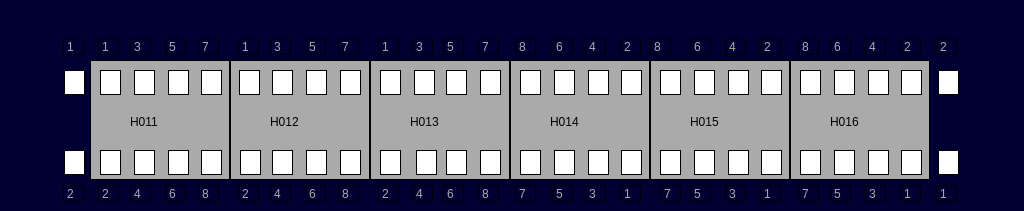
<?xml version="1.0" encoding="UTF-8"?>
<ui version="4.0">
 <class>VehicleDoorPage</class>
 <widget class="QWidget" name="VehicleDoorPage">
  <property name="geometry">
   <rect>
    <x>0</x>
    <y>0</y>
    <width>1024</width>
    <height>211</height>
   </rect>
  </property>
  <property name="windowTitle">
   <string>Form</string>
  </property>
  <property name="styleSheet">
   <string notr="true">QWidget
{
	background-color: rgb(0,0,50);
}
QLabel
{

font:24px,&quot;微软雅黑&quot;;
border:1px solid black;
}</string>
  </property>
  <widget class="QLabel" name="LBLM2">
   <property name="geometry">
    <rect>
     <x>510</x>
     <y>60</y>
     <width>140</width>
     <height>120</height>
    </rect>
   </property>
   <property name="styleSheet">
    <string notr="true">background-color:rgb(170,170,170);</string>
   </property>
   <property name="text">
    <string/>
   </property>
  </widget>
  <widget class="QLabel" name="LBLTC1">
   <property name="geometry">
    <rect>
     <x>90</x>
     <y>60</y>
     <width>140</width>
     <height>120</height>
    </rect>
   </property>
   <property name="styleSheet">
    <string notr="true">background-color:rgb(170,170,170);</string>
   </property>
   <property name="text">
    <string/>
   </property>
  </widget>
  <widget class="QLabel" name="LBLMP1">
   <property name="geometry">
    <rect>
     <x>230</x>
     <y>60</y>
     <width>140</width>
     <height>120</height>
    </rect>
   </property>
   <property name="styleSheet">
    <string notr="true">background-color:rgb(170,170,170);</string>
   </property>
   <property name="text">
    <string/>
   </property>
  </widget>
  <widget class="QLabel" name="LBLM1">
   <property name="geometry">
    <rect>
     <x>370</x>
     <y>60</y>
     <width>140</width>
     <height>120</height>
    </rect>
   </property>
   <property name="styleSheet">
    <string notr="true">background-color:rgb(170,170,170);</string>
   </property>
   <property name="text">
    <string/>
   </property>
  </widget>
  <widget class="QLabel" name="LBLTC2">
   <property name="geometry">
    <rect>
     <x>790</x>
     <y>60</y>
     <width>140</width>
     <height>120</height>
    </rect>
   </property>
   <property name="styleSheet">
    <string notr="true">background-color:rgb(170,170,170);</string>
   </property>
   <property name="text">
    <string/>
   </property>
  </widget>
  <widget class="QLabel" name="LBLMP2">
   <property name="geometry">
    <rect>
     <x>650</x>
     <y>60</y>
     <width>140</width>
     <height>120</height>
    </rect>
   </property>
   <property name="styleSheet">
    <string notr="true">background-color:rgb(170,170,170);</string>
   </property>
   <property name="text">
    <string/>
   </property>
  </widget>
  <widget class="QLabel" name="lbl_door4_6">
   <property name="geometry">
    <rect>
     <x>554</x>
     <y>70</y>
     <width>21</width>
     <height>25</height>
    </rect>
   </property>
   <property name="styleSheet">
    <string notr="true">background-color: rgb(255, 255, 255);</string>
   </property>
   <property name="text">
    <string/>
   </property>
  </widget>
  <widget class="QLabel" name="lbl_door1_2">
   <property name="geometry">
    <rect>
     <x>100</x>
     <y>150</y>
     <width>21</width>
     <height>25</height>
    </rect>
   </property>
   <property name="styleSheet">
    <string notr="true">background-color: rgb(255, 255, 255);</string>
   </property>
   <property name="text">
    <string/>
   </property>
  </widget>
  <widget class="QLabel" name="lbl_door5_1">
   <property name="geometry">
    <rect>
     <x>761</x>
     <y>150</y>
     <width>21</width>
     <height>25</height>
    </rect>
   </property>
   <property name="styleSheet">
    <string notr="true">background-color: rgb(255, 255, 255);</string>
   </property>
   <property name="text">
    <string/>
   </property>
  </widget>
  <widget class="QLabel" name="lbl_door2_1">
   <property name="geometry">
    <rect>
     <x>239</x>
     <y>70</y>
     <width>21</width>
     <height>25</height>
    </rect>
   </property>
   <property name="styleSheet">
    <string notr="true">background-color: rgb(255, 255, 255);</string>
   </property>
   <property name="text">
    <string/>
   </property>
  </widget>
  <widget class="QLabel" name="lbl_door4_7">
   <property name="geometry">
    <rect>
     <x>520</x>
     <y>150</y>
     <width>21</width>
     <height>25</height>
    </rect>
   </property>
   <property name="styleSheet">
    <string notr="true">background-color: rgb(255, 255, 255);</string>
   </property>
   <property name="text">
    <string/>
   </property>
  </widget>
  <widget class="QLabel" name="lbl_door3_4">
   <property name="geometry">
    <rect>
     <x>416</x>
     <y>150</y>
     <width>21</width>
     <height>25</height>
    </rect>
   </property>
   <property name="styleSheet">
    <string notr="true">background-color: rgb(255, 255, 255);</string>
   </property>
   <property name="text">
    <string/>
   </property>
  </widget>
  <widget class="QLabel" name="lbl_door2_7">
   <property name="geometry">
    <rect>
     <x>340</x>
     <y>70</y>
     <width>21</width>
     <height>25</height>
    </rect>
   </property>
   <property name="styleSheet">
    <string notr="true">background-color: rgb(255, 255, 255);</string>
   </property>
   <property name="text">
    <string/>
   </property>
  </widget>
  <widget class="QLabel" name="lbl_door1_6">
   <property name="geometry">
    <rect>
     <x>168</x>
     <y>150</y>
     <width>21</width>
     <height>25</height>
    </rect>
   </property>
   <property name="styleSheet">
    <string notr="true">background-color: rgb(255, 255, 255);</string>
   </property>
   <property name="text">
    <string/>
   </property>
  </widget>
  <widget class="QLabel" name="lbl_door2_4">
   <property name="geometry">
    <rect>
     <x>272</x>
     <y>150</y>
     <width>21</width>
     <height>25</height>
    </rect>
   </property>
   <property name="styleSheet">
    <string notr="true">background-color: rgb(255, 255, 255);</string>
   </property>
   <property name="text">
    <string/>
   </property>
  </widget>
  <widget class="QLabel" name="lbl_door1_7">
   <property name="geometry">
    <rect>
     <x>201</x>
     <y>70</y>
     <width>21</width>
     <height>25</height>
    </rect>
   </property>
   <property name="styleSheet">
    <string notr="true">background-color: rgb(255, 255, 255);</string>
   </property>
   <property name="text">
    <string/>
   </property>
  </widget>
  <widget class="QLabel" name="lbl_door2_6">
   <property name="geometry">
    <rect>
     <x>306</x>
     <y>150</y>
     <width>21</width>
     <height>25</height>
    </rect>
   </property>
   <property name="styleSheet">
    <string notr="true">background-color: rgb(255, 255, 255);</string>
   </property>
   <property name="text">
    <string/>
   </property>
  </widget>
  <widget class="QLabel" name="lbl_door6_3">
   <property name="geometry">
    <rect>
     <x>868</x>
     <y>150</y>
     <width>21</width>
     <height>25</height>
    </rect>
   </property>
   <property name="styleSheet">
    <string notr="true">background-color: rgb(255, 255, 255);</string>
   </property>
   <property name="text">
    <string/>
   </property>
  </widget>
  <widget class="QLabel" name="lbl_door3_1">
   <property name="geometry">
    <rect>
     <x>380</x>
     <y>70</y>
     <width>21</width>
     <height>25</height>
    </rect>
   </property>
   <property name="styleSheet">
    <string notr="true">background-color: rgb(255, 255, 255);</string>
   </property>
   <property name="text">
    <string/>
   </property>
  </widget>
  <widget class="QLabel" name="lbl_door2_3">
   <property name="geometry">
    <rect>
     <x>272</x>
     <y>70</y>
     <width>21</width>
     <height>25</height>
    </rect>
   </property>
   <property name="styleSheet">
    <string notr="true">background-color: rgb(255, 255, 255);</string>
   </property>
   <property name="text">
    <string/>
   </property>
  </widget>
  <widget class="QLabel" name="lbl_door1_3">
   <property name="geometry">
    <rect>
     <x>134</x>
     <y>70</y>
     <width>21</width>
     <height>25</height>
    </rect>
   </property>
   <property name="styleSheet">
    <string notr="true">background-color: rgb(255, 255, 255);</string>
   </property>
   <property name="text">
    <string/>
   </property>
  </widget>
  <widget class="QLabel" name="lbl_door6_8">
   <property name="geometry">
    <rect>
     <x>800</x>
     <y>70</y>
     <width>21</width>
     <height>25</height>
    </rect>
   </property>
   <property name="styleSheet">
    <string notr="true">background-color: rgb(255, 255, 255);</string>
   </property>
   <property name="text">
    <string/>
   </property>
  </widget>
  <widget class="QLabel" name="lbl_door6_5">
   <property name="geometry">
    <rect>
     <x>834</x>
     <y>150</y>
     <width>21</width>
     <height>25</height>
    </rect>
   </property>
   <property name="styleSheet">
    <string notr="true">background-color: rgb(255, 255, 255);</string>
   </property>
   <property name="text">
    <string/>
   </property>
  </widget>
  <widget class="QLabel" name="lbl_door5_6">
   <property name="geometry">
    <rect>
     <x>694</x>
     <y>70</y>
     <width>21</width>
     <height>25</height>
    </rect>
   </property>
   <property name="styleSheet">
    <string notr="true">background-color: rgb(255, 255, 255);</string>
   </property>
   <property name="text">
    <string/>
   </property>
  </widget>
  <widget class="QLabel" name="lbl_door2_8">
   <property name="geometry">
    <rect>
     <x>340</x>
     <y>150</y>
     <width>21</width>
     <height>25</height>
    </rect>
   </property>
   <property name="styleSheet">
    <string notr="true">background-color: rgb(255, 255, 255);</string>
   </property>
   <property name="text">
    <string/>
   </property>
  </widget>
  <widget class="QLabel" name="lbl_door5_8">
   <property name="geometry">
    <rect>
     <x>660</x>
     <y>70</y>
     <width>21</width>
     <height>25</height>
    </rect>
   </property>
   <property name="styleSheet">
    <string notr="true">background-color: rgb(255, 255, 255);</string>
   </property>
   <property name="text">
    <string/>
   </property>
  </widget>
  <widget class="QLabel" name="lbl_door5_4">
   <property name="geometry">
    <rect>
     <x>728</x>
     <y>70</y>
     <width>21</width>
     <height>25</height>
    </rect>
   </property>
   <property name="styleSheet">
    <string notr="true">background-color: rgb(255, 255, 255);</string>
   </property>
   <property name="text">
    <string/>
   </property>
  </widget>
  <widget class="QLabel" name="lbl_door5_5">
   <property name="geometry">
    <rect>
     <x>694</x>
     <y>150</y>
     <width>21</width>
     <height>25</height>
    </rect>
   </property>
   <property name="styleSheet">
    <string notr="true">background-color: rgb(255, 255, 255);</string>
   </property>
   <property name="text">
    <string/>
   </property>
  </widget>
  <widget class="QLabel" name="lbl_door1_1">
   <property name="geometry">
    <rect>
     <x>100</x>
     <y>70</y>
     <width>21</width>
     <height>25</height>
    </rect>
   </property>
   <property name="styleSheet">
    <string notr="true">background-color: rgb(255, 255, 255);</string>
   </property>
   <property name="text">
    <string/>
   </property>
  </widget>
  <widget class="QLabel" name="lbl_door3_3">
   <property name="geometry">
    <rect>
     <x>414</x>
     <y>70</y>
     <width>21</width>
     <height>25</height>
    </rect>
   </property>
   <property name="styleSheet">
    <string notr="true">background-color: rgb(255, 255, 255);</string>
   </property>
   <property name="text">
    <string/>
   </property>
  </widget>
  <widget class="QLabel" name="lbl_cab1_2">
   <property name="geometry">
    <rect>
     <x>64</x>
     <y>150</y>
     <width>21</width>
     <height>25</height>
    </rect>
   </property>
   <property name="styleSheet">
    <string notr="true">background-color: rgb(255, 255, 255);</string>
   </property>
   <property name="text">
    <string/>
   </property>
  </widget>
  <widget class="QLabel" name="lbl_door5_2">
   <property name="geometry">
    <rect>
     <x>761</x>
     <y>70</y>
     <width>21</width>
     <height>25</height>
    </rect>
   </property>
   <property name="styleSheet">
    <string notr="true">background-color: rgb(255, 255, 255);</string>
   </property>
   <property name="text">
    <string/>
   </property>
  </widget>
  <widget class="QLabel" name="lbl_door1_8">
   <property name="geometry">
    <rect>
     <x>201</x>
     <y>150</y>
     <width>21</width>
     <height>25</height>
    </rect>
   </property>
   <property name="styleSheet">
    <string notr="true">background-color: rgb(255, 255, 255);</string>
   </property>
   <property name="text">
    <string/>
   </property>
  </widget>
  <widget class="QLabel" name="lbl_cab6_2">
   <property name="geometry">
    <rect>
     <x>938</x>
     <y>70</y>
     <width>21</width>
     <height>25</height>
    </rect>
   </property>
   <property name="styleSheet">
    <string notr="true">background-color: rgb(255, 255, 255);</string>
   </property>
   <property name="text">
    <string/>
   </property>
  </widget>
  <widget class="QLabel" name="lbl_door3_7">
   <property name="geometry">
    <rect>
     <x>480</x>
     <y>70</y>
     <width>21</width>
     <height>25</height>
    </rect>
   </property>
   <property name="styleSheet">
    <string notr="true">background-color: rgb(255, 255, 255);</string>
   </property>
   <property name="text">
    <string/>
   </property>
  </widget>
  <widget class="QLabel" name="lbl_door1_5">
   <property name="geometry">
    <rect>
     <x>168</x>
     <y>70</y>
     <width>21</width>
     <height>25</height>
    </rect>
   </property>
   <property name="styleSheet">
    <string notr="true">background-color: rgb(255, 255, 255);</string>
   </property>
   <property name="text">
    <string/>
   </property>
  </widget>
  <widget class="QLabel" name="lbl_door5_3">
   <property name="geometry">
    <rect>
     <x>728</x>
     <y>150</y>
     <width>21</width>
     <height>25</height>
    </rect>
   </property>
   <property name="styleSheet">
    <string notr="true">background-color: rgb(255, 255, 255);</string>
   </property>
   <property name="text">
    <string/>
   </property>
  </widget>
  <widget class="QLabel" name="lbl_door3_5">
   <property name="geometry">
    <rect>
     <x>446</x>
     <y>70</y>
     <width>21</width>
     <height>25</height>
    </rect>
   </property>
   <property name="styleSheet">
    <string notr="true">background-color: rgb(255, 255, 255);</string>
   </property>
   <property name="text">
    <string/>
   </property>
  </widget>
  <widget class="QLabel" name="lbl_door1_4">
   <property name="geometry">
    <rect>
     <x>134</x>
     <y>150</y>
     <width>21</width>
     <height>25</height>
    </rect>
   </property>
   <property name="styleSheet">
    <string notr="true">background-color: rgb(255, 255, 255);</string>
   </property>
   <property name="text">
    <string/>
   </property>
  </widget>
  <widget class="QLabel" name="lbl_door3_6">
   <property name="geometry">
    <rect>
     <x>446</x>
     <y>150</y>
     <width>21</width>
     <height>25</height>
    </rect>
   </property>
   <property name="styleSheet">
    <string notr="true">background-color: rgb(255, 255, 255);</string>
   </property>
   <property name="text">
    <string/>
   </property>
  </widget>
  <widget class="QLabel" name="lbl_door6_4">
   <property name="geometry">
    <rect>
     <x>868</x>
     <y>70</y>
     <width>21</width>
     <height>25</height>
    </rect>
   </property>
   <property name="styleSheet">
    <string notr="true">background-color: rgb(255, 255, 255);</string>
   </property>
   <property name="text">
    <string/>
   </property>
  </widget>
  <widget class="QLabel" name="lbl_door2_2">
   <property name="geometry">
    <rect>
     <x>240</x>
     <y>150</y>
     <width>21</width>
     <height>25</height>
    </rect>
   </property>
   <property name="styleSheet">
    <string notr="true">background-color: rgb(255, 255, 255);</string>
   </property>
   <property name="text">
    <string/>
   </property>
  </widget>
  <widget class="QLabel" name="lbl_door6_1">
   <property name="geometry">
    <rect>
     <x>901</x>
     <y>150</y>
     <width>21</width>
     <height>25</height>
    </rect>
   </property>
   <property name="styleSheet">
    <string notr="true">background-color: rgb(255, 255, 255);</string>
   </property>
   <property name="text">
    <string/>
   </property>
  </widget>
  <widget class="QLabel" name="lbl_cab6_1">
   <property name="geometry">
    <rect>
     <x>938</x>
     <y>150</y>
     <width>21</width>
     <height>25</height>
    </rect>
   </property>
   <property name="styleSheet">
    <string notr="true">background-color: rgb(255, 255, 255);</string>
   </property>
   <property name="text">
    <string/>
   </property>
  </widget>
  <widget class="QLabel" name="lbl_door2_5">
   <property name="geometry">
    <rect>
     <x>306</x>
     <y>70</y>
     <width>21</width>
     <height>25</height>
    </rect>
   </property>
   <property name="styleSheet">
    <string notr="true">background-color: rgb(255, 255, 255);</string>
   </property>
   <property name="text">
    <string/>
   </property>
  </widget>
  <widget class="QLabel" name="lbl_door4_8">
   <property name="geometry">
    <rect>
     <x>520</x>
     <y>70</y>
     <width>21</width>
     <height>25</height>
    </rect>
   </property>
   <property name="styleSheet">
    <string notr="true">background-color: rgb(255, 255, 255);</string>
   </property>
   <property name="text">
    <string/>
   </property>
  </widget>
  <widget class="QLabel" name="lbl_door6_6">
   <property name="geometry">
    <rect>
     <x>834</x>
     <y>70</y>
     <width>21</width>
     <height>25</height>
    </rect>
   </property>
   <property name="styleSheet">
    <string notr="true">background-color: rgb(255, 255, 255);</string>
   </property>
   <property name="text">
    <string/>
   </property>
  </widget>
  <widget class="QLabel" name="lbl_door4_4">
   <property name="geometry">
    <rect>
     <x>588</x>
     <y>70</y>
     <width>21</width>
     <height>25</height>
    </rect>
   </property>
   <property name="styleSheet">
    <string notr="true">background-color: rgb(255, 255, 255);</string>
   </property>
   <property name="text">
    <string/>
   </property>
  </widget>
  <widget class="QLabel" name="lbl_door4_1">
   <property name="geometry">
    <rect>
     <x>621</x>
     <y>150</y>
     <width>21</width>
     <height>25</height>
    </rect>
   </property>
   <property name="styleSheet">
    <string notr="true">background-color: rgb(255, 255, 255);</string>
   </property>
   <property name="text">
    <string/>
   </property>
  </widget>
  <widget class="QLabel" name="lbl_door4_3">
   <property name="geometry">
    <rect>
     <x>588</x>
     <y>150</y>
     <width>21</width>
     <height>25</height>
    </rect>
   </property>
   <property name="styleSheet">
    <string notr="true">background-color: rgb(255, 255, 255);</string>
   </property>
   <property name="text">
    <string/>
   </property>
  </widget>
  <widget class="QLabel" name="lbl_door5_7">
   <property name="geometry">
    <rect>
     <x>660</x>
     <y>150</y>
     <width>21</width>
     <height>25</height>
    </rect>
   </property>
   <property name="styleSheet">
    <string notr="true">background-color: rgb(255, 255, 255);</string>
   </property>
   <property name="text">
    <string/>
   </property>
  </widget>
  <widget class="QLabel" name="lbl_cab1_1">
   <property name="geometry">
    <rect>
     <x>64</x>
     <y>70</y>
     <width>21</width>
     <height>25</height>
    </rect>
   </property>
   <property name="styleSheet">
    <string notr="true">background-color: rgb(255, 255, 255);</string>
   </property>
   <property name="text">
    <string/>
   </property>
  </widget>
  <widget class="QLabel" name="lbl_door3_8">
   <property name="geometry">
    <rect>
     <x>480</x>
     <y>150</y>
     <width>21</width>
     <height>25</height>
    </rect>
   </property>
   <property name="styleSheet">
    <string notr="true">background-color: rgb(255, 255, 255);</string>
   </property>
   <property name="text">
    <string/>
   </property>
  </widget>
  <widget class="QLabel" name="lbl_door4_2">
   <property name="geometry">
    <rect>
     <x>621</x>
     <y>70</y>
     <width>21</width>
     <height>25</height>
    </rect>
   </property>
   <property name="styleSheet">
    <string notr="true">background-color: rgb(255, 255, 255);</string>
   </property>
   <property name="text">
    <string/>
   </property>
  </widget>
  <widget class="QLabel" name="lbl_door6_2">
   <property name="geometry">
    <rect>
     <x>901</x>
     <y>70</y>
     <width>21</width>
     <height>25</height>
    </rect>
   </property>
   <property name="styleSheet">
    <string notr="true">background-color: rgb(255, 255, 255);</string>
   </property>
   <property name="text">
    <string/>
   </property>
  </widget>
  <widget class="QLabel" name="lbl_door4_5">
   <property name="geometry">
    <rect>
     <x>554</x>
     <y>150</y>
     <width>21</width>
     <height>25</height>
    </rect>
   </property>
   <property name="styleSheet">
    <string notr="true">background-color: rgb(255, 255, 255);</string>
   </property>
   <property name="text">
    <string/>
   </property>
  </widget>
  <widget class="QLabel" name="lbl_door3_2">
   <property name="geometry">
    <rect>
     <x>380</x>
     <y>150</y>
     <width>21</width>
     <height>25</height>
    </rect>
   </property>
   <property name="styleSheet">
    <string notr="true">background-color: rgb(255, 255, 255);</string>
   </property>
   <property name="text">
    <string/>
   </property>
  </widget>
  <widget class="QLabel" name="lbl_door6_7">
   <property name="geometry">
    <rect>
     <x>800</x>
     <y>150</y>
     <width>21</width>
     <height>25</height>
    </rect>
   </property>
   <property name="styleSheet">
    <string notr="true">background-color: rgb(255, 255, 255);</string>
   </property>
   <property name="text">
    <string/>
   </property>
  </widget>
  <widget class="QLabel" name="lbl_metroNum1">
   <property name="geometry">
    <rect>
     <x>130</x>
     <y>106</y>
     <width>71</width>
     <height>31</height>
    </rect>
   </property>
   <property name="styleSheet">
    <string notr="true">background-color: rgb(170, 170, 170);
border:0px solid black;</string>
   </property>
   <property name="text">
    <string>H011</string>
   </property>
  </widget>
  <widget class="QLabel" name="lbl_metroNum2">
   <property name="geometry">
    <rect>
     <x>270</x>
     <y>106</y>
     <width>71</width>
     <height>31</height>
    </rect>
   </property>
   <property name="styleSheet">
    <string notr="true">background-color: rgb(170, 170, 170);
border:0px solid black;</string>
   </property>
   <property name="text">
    <string>H012</string>
   </property>
  </widget>
  <widget class="QLabel" name="lbl_metroNum3">
   <property name="geometry">
    <rect>
     <x>410</x>
     <y>106</y>
     <width>71</width>
     <height>31</height>
    </rect>
   </property>
   <property name="styleSheet">
    <string notr="true">background-color: rgb(170, 170, 170);
border:0px solid black;</string>
   </property>
   <property name="text">
    <string>H013</string>
   </property>
  </widget>
  <widget class="QLabel" name="lbl_metroNum4">
   <property name="geometry">
    <rect>
     <x>550</x>
     <y>106</y>
     <width>71</width>
     <height>31</height>
    </rect>
   </property>
   <property name="styleSheet">
    <string notr="true">background-color: rgb(170, 170, 170);
border:0px solid black;</string>
   </property>
   <property name="text">
    <string>H014</string>
   </property>
  </widget>
  <widget class="QLabel" name="lbl_metroNum5">
   <property name="geometry">
    <rect>
     <x>690</x>
     <y>106</y>
     <width>71</width>
     <height>31</height>
    </rect>
   </property>
   <property name="styleSheet">
    <string notr="true">background-color: rgb(170, 170, 170);
border:0px solid black;</string>
   </property>
   <property name="text">
    <string>H015</string>
   </property>
  </widget>
  <widget class="QLabel" name="lbl_metroNum6">
   <property name="geometry">
    <rect>
     <x>830</x>
     <y>106</y>
     <width>71</width>
     <height>31</height>
    </rect>
   </property>
   <property name="styleSheet">
    <string notr="true">background-color: rgb(170, 170, 170);
border:0px solid black;</string>
   </property>
   <property name="text">
    <string>H016</string>
   </property>
  </widget>
  <widget class="QLabel" name="lbl_6_1">
   <property name="geometry">
    <rect>
     <x>900</x>
     <y>185</y>
     <width>21</width>
     <height>17</height>
    </rect>
   </property>
   <property name="styleSheet">
    <string notr="true">color: rgb(170, 170, 170);
font:20px,&quot;微软雅黑&quot;;</string>
   </property>
   <property name="text">
    <string>1</string>
   </property>
  </widget>
  <widget class="QLabel" name="lbl_6_3">
   <property name="geometry">
    <rect>
     <x>865</x>
     <y>185</y>
     <width>21</width>
     <height>17</height>
    </rect>
   </property>
   <property name="styleSheet">
    <string notr="true">color: rgb(170, 170, 170);
font:20px,&quot;微软雅黑&quot;;</string>
   </property>
   <property name="text">
    <string>3</string>
   </property>
  </widget>
  <widget class="QLabel" name="lbl_6_5">
   <property name="geometry">
    <rect>
     <x>830</x>
     <y>185</y>
     <width>21</width>
     <height>17</height>
    </rect>
   </property>
   <property name="styleSheet">
    <string notr="true">color: rgb(170, 170, 170);
font:20px,&quot;微软雅黑&quot;;</string>
   </property>
   <property name="text">
    <string>5</string>
   </property>
  </widget>
  <widget class="QLabel" name="lbl_6_7">
   <property name="geometry">
    <rect>
     <x>798</x>
     <y>185</y>
     <width>21</width>
     <height>17</height>
    </rect>
   </property>
   <property name="styleSheet">
    <string notr="true">color: rgb(170, 170, 170);
font:20px,&quot;微软雅黑&quot;;</string>
   </property>
   <property name="text">
    <string>7</string>
   </property>
  </widget>
  <widget class="QLabel" name="lbl_6_2">
   <property name="geometry">
    <rect>
     <x>900</x>
     <y>38</y>
     <width>21</width>
     <height>17</height>
    </rect>
   </property>
   <property name="styleSheet">
    <string notr="true">color: rgb(170, 170, 170);
font:20px,&quot;微软雅黑&quot;;</string>
   </property>
   <property name="text">
    <string>2</string>
   </property>
  </widget>
  <widget class="QLabel" name="lbl_6_4">
   <property name="geometry">
    <rect>
     <x>865</x>
     <y>38</y>
     <width>21</width>
     <height>17</height>
    </rect>
   </property>
   <property name="styleSheet">
    <string notr="true">color: rgb(170, 170, 170);
font:20px,&quot;微软雅黑&quot;;</string>
   </property>
   <property name="text">
    <string>4</string>
   </property>
  </widget>
  <widget class="QLabel" name="lbl_6_6">
   <property name="geometry">
    <rect>
     <x>830</x>
     <y>38</y>
     <width>21</width>
     <height>17</height>
    </rect>
   </property>
   <property name="styleSheet">
    <string notr="true">color: rgb(170, 170, 170);
font:20px,&quot;微软雅黑&quot;;</string>
   </property>
   <property name="text">
    <string>6</string>
   </property>
  </widget>
  <widget class="QLabel" name="lbl_6_8">
   <property name="geometry">
    <rect>
     <x>798</x>
     <y>38</y>
     <width>21</width>
     <height>17</height>
    </rect>
   </property>
   <property name="styleSheet">
    <string notr="true">color: rgb(170, 170, 170);
font:20px,&quot;微软雅黑&quot;;</string>
   </property>
   <property name="text">
    <string>8</string>
   </property>
  </widget>
  <widget class="QLabel" name="lbl_5_1">
   <property name="geometry">
    <rect>
     <x>760</x>
     <y>185</y>
     <width>21</width>
     <height>17</height>
    </rect>
   </property>
   <property name="styleSheet">
    <string notr="true">color: rgb(170, 170, 170);
font:20px,&quot;微软雅黑&quot;;</string>
   </property>
   <property name="text">
    <string>1</string>
   </property>
  </widget>
  <widget class="QLabel" name="lbl_5_3">
   <property name="geometry">
    <rect>
     <x>725</x>
     <y>185</y>
     <width>21</width>
     <height>17</height>
    </rect>
   </property>
   <property name="styleSheet">
    <string notr="true">color: rgb(170, 170, 170);
font:20px,&quot;微软雅黑&quot;;</string>
   </property>
   <property name="text">
    <string>3</string>
   </property>
  </widget>
  <widget class="QLabel" name="lbl_5_5">
   <property name="geometry">
    <rect>
     <x>690</x>
     <y>185</y>
     <width>21</width>
     <height>17</height>
    </rect>
   </property>
   <property name="styleSheet">
    <string notr="true">color: rgb(170, 170, 170);
font:20px,&quot;微软雅黑&quot;;</string>
   </property>
   <property name="text">
    <string>5</string>
   </property>
  </widget>
  <widget class="QLabel" name="lbl_5_7">
   <property name="geometry">
    <rect>
     <x>660</x>
     <y>185</y>
     <width>21</width>
     <height>17</height>
    </rect>
   </property>
   <property name="styleSheet">
    <string notr="true">color: rgb(170, 170, 170);
font:20px,&quot;微软雅黑&quot;;</string>
   </property>
   <property name="text">
    <string>7</string>
   </property>
  </widget>
  <widget class="QLabel" name="lbl_4_1">
   <property name="geometry">
    <rect>
     <x>620</x>
     <y>185</y>
     <width>21</width>
     <height>17</height>
    </rect>
   </property>
   <property name="styleSheet">
    <string notr="true">color: rgb(170, 170, 170);
font:20px,&quot;微软雅黑&quot;;</string>
   </property>
   <property name="text">
    <string>1</string>
   </property>
  </widget>
  <widget class="QLabel" name="lbl_4_3">
   <property name="geometry">
    <rect>
     <x>585</x>
     <y>185</y>
     <width>21</width>
     <height>17</height>
    </rect>
   </property>
   <property name="styleSheet">
    <string notr="true">color: rgb(170, 170, 170);
font:20px,&quot;微软雅黑&quot;;</string>
   </property>
   <property name="text">
    <string>3</string>
   </property>
  </widget>
  <widget class="QLabel" name="lbl_4_5">
   <property name="geometry">
    <rect>
     <x>552</x>
     <y>185</y>
     <width>21</width>
     <height>17</height>
    </rect>
   </property>
   <property name="styleSheet">
    <string notr="true">color: rgb(170, 170, 170);
font:20px,&quot;微软雅黑&quot;;</string>
   </property>
   <property name="text">
    <string>5</string>
   </property>
  </widget>
  <widget class="QLabel" name="lbl_4_7">
   <property name="geometry">
    <rect>
     <x>515</x>
     <y>185</y>
     <width>21</width>
     <height>17</height>
    </rect>
   </property>
   <property name="styleSheet">
    <string notr="true">color: rgb(170, 170, 170);
font:20px,&quot;微软雅黑&quot;;</string>
   </property>
   <property name="text">
    <string>7</string>
   </property>
  </widget>
  <widget class="QLabel" name="lbl_3_8">
   <property name="geometry">
    <rect>
     <x>478</x>
     <y>185</y>
     <width>21</width>
     <height>17</height>
    </rect>
   </property>
   <property name="styleSheet">
    <string notr="true">color: rgb(170, 170, 170);
font:20px,&quot;微软雅黑&quot;;</string>
   </property>
   <property name="text">
    <string>8</string>
   </property>
  </widget>
  <widget class="QLabel" name="lbl_3_6">
   <property name="geometry">
    <rect>
     <x>443</x>
     <y>185</y>
     <width>21</width>
     <height>17</height>
    </rect>
   </property>
   <property name="styleSheet">
    <string notr="true">color: rgb(170, 170, 170);
font:20px,&quot;微软雅黑&quot;;</string>
   </property>
   <property name="text">
    <string>6</string>
   </property>
  </widget>
  <widget class="QLabel" name="lbl_3_4">
   <property name="geometry">
    <rect>
     <x>412</x>
     <y>185</y>
     <width>21</width>
     <height>17</height>
    </rect>
   </property>
   <property name="styleSheet">
    <string notr="true">color: rgb(170, 170, 170);
font:20px,&quot;微软雅黑&quot;;</string>
   </property>
   <property name="text">
    <string>4</string>
   </property>
  </widget>
  <widget class="QLabel" name="lbl_3_2">
   <property name="geometry">
    <rect>
     <x>378</x>
     <y>185</y>
     <width>21</width>
     <height>17</height>
    </rect>
   </property>
   <property name="styleSheet">
    <string notr="true">color: rgb(170, 170, 170);
font:20px,&quot;微软雅黑&quot;;</string>
   </property>
   <property name="text">
    <string>2</string>
   </property>
  </widget>
  <widget class="QLabel" name="lbl_2_8">
   <property name="geometry">
    <rect>
     <x>338</x>
     <y>185</y>
     <width>21</width>
     <height>17</height>
    </rect>
   </property>
   <property name="styleSheet">
    <string notr="true">color: rgb(170, 170, 170);
font:20px,&quot;微软雅黑&quot;;</string>
   </property>
   <property name="text">
    <string>8</string>
   </property>
  </widget>
  <widget class="QLabel" name="lbl_2_6">
   <property name="geometry">
    <rect>
     <x>305</x>
     <y>185</y>
     <width>21</width>
     <height>17</height>
    </rect>
   </property>
   <property name="styleSheet">
    <string notr="true">color: rgb(170, 170, 170);
font:20px,&quot;微软雅黑&quot;;</string>
   </property>
   <property name="text">
    <string>6</string>
   </property>
  </widget>
  <widget class="QLabel" name="lbl_2_4">
   <property name="geometry">
    <rect>
     <x>270</x>
     <y>185</y>
     <width>21</width>
     <height>17</height>
    </rect>
   </property>
   <property name="styleSheet">
    <string notr="true">color: rgb(170, 170, 170);
font:20px,&quot;微软雅黑&quot;;</string>
   </property>
   <property name="text">
    <string>4</string>
   </property>
  </widget>
  <widget class="QLabel" name="lbl_2_2">
   <property name="geometry">
    <rect>
     <x>238</x>
     <y>185</y>
     <width>21</width>
     <height>17</height>
    </rect>
   </property>
   <property name="styleSheet">
    <string notr="true">color: rgb(170, 170, 170);
font:20px,&quot;微软雅黑&quot;;</string>
   </property>
   <property name="text">
    <string>2</string>
   </property>
  </widget>
  <widget class="QLabel" name="lbl_1_8">
   <property name="geometry">
    <rect>
     <x>198</x>
     <y>185</y>
     <width>21</width>
     <height>17</height>
    </rect>
   </property>
   <property name="styleSheet">
    <string notr="true">color: rgb(170, 170, 170);
font:20px,&quot;微软雅黑&quot;;</string>
   </property>
   <property name="text">
    <string>8</string>
   </property>
  </widget>
  <widget class="QLabel" name="lbl_1_6">
   <property name="geometry">
    <rect>
     <x>165</x>
     <y>185</y>
     <width>21</width>
     <height>17</height>
    </rect>
   </property>
   <property name="styleSheet">
    <string notr="true">color: rgb(170, 170, 170);
font:20px,&quot;微软雅黑&quot;;</string>
   </property>
   <property name="text">
    <string>6</string>
   </property>
  </widget>
  <widget class="QLabel" name="lbl_1_4">
   <property name="geometry">
    <rect>
     <x>130</x>
     <y>185</y>
     <width>21</width>
     <height>17</height>
    </rect>
   </property>
   <property name="styleSheet">
    <string notr="true">color: rgb(170, 170, 170);
font:20px,&quot;微软雅黑&quot;;</string>
   </property>
   <property name="text">
    <string>4</string>
   </property>
  </widget>
  <widget class="QLabel" name="lbl_1_2">
   <property name="geometry">
    <rect>
     <x>98</x>
     <y>185</y>
     <width>21</width>
     <height>17</height>
    </rect>
   </property>
   <property name="styleSheet">
    <string notr="true">color: rgb(170, 170, 170);
font:20px,&quot;微软雅黑&quot;;</string>
   </property>
   <property name="text">
    <string>2</string>
   </property>
  </widget>
  <widget class="QLabel" name="lbl_1_1">
   <property name="geometry">
    <rect>
     <x>98</x>
     <y>38</y>
     <width>21</width>
     <height>17</height>
    </rect>
   </property>
   <property name="styleSheet">
    <string notr="true">color: rgb(170, 170, 170);
font:20px,&quot;微软雅黑&quot;;</string>
   </property>
   <property name="text">
    <string>1</string>
   </property>
  </widget>
  <widget class="QLabel" name="lbl_1_3">
   <property name="geometry">
    <rect>
     <x>130</x>
     <y>38</y>
     <width>21</width>
     <height>17</height>
    </rect>
   </property>
   <property name="styleSheet">
    <string notr="true">color: rgb(170, 170, 170);
font:20px,&quot;微软雅黑&quot;;</string>
   </property>
   <property name="text">
    <string>3</string>
   </property>
  </widget>
  <widget class="QLabel" name="lbl_1_5">
   <property name="geometry">
    <rect>
     <x>165</x>
     <y>38</y>
     <width>21</width>
     <height>17</height>
    </rect>
   </property>
   <property name="styleSheet">
    <string notr="true">color: rgb(170, 170, 170);
font:20px,&quot;微软雅黑&quot;;</string>
   </property>
   <property name="text">
    <string>5</string>
   </property>
  </widget>
  <widget class="QLabel" name="lbl_1_7">
   <property name="geometry">
    <rect>
     <x>198</x>
     <y>38</y>
     <width>21</width>
     <height>17</height>
    </rect>
   </property>
   <property name="styleSheet">
    <string notr="true">color: rgb(170, 170, 170);
font:20px,&quot;微软雅黑&quot;;</string>
   </property>
   <property name="text">
    <string>7</string>
   </property>
  </widget>
  <widget class="QLabel" name="lbl_2_1">
   <property name="geometry">
    <rect>
     <x>238</x>
     <y>38</y>
     <width>21</width>
     <height>17</height>
    </rect>
   </property>
   <property name="styleSheet">
    <string notr="true">color: rgb(170, 170, 170);
font:20px,&quot;微软雅黑&quot;;</string>
   </property>
   <property name="text">
    <string>1</string>
   </property>
  </widget>
  <widget class="QLabel" name="lbl_2_3">
   <property name="geometry">
    <rect>
     <x>270</x>
     <y>38</y>
     <width>21</width>
     <height>17</height>
    </rect>
   </property>
   <property name="styleSheet">
    <string notr="true">color: rgb(170, 170, 170);
font:20px,&quot;微软雅黑&quot;;</string>
   </property>
   <property name="text">
    <string>3</string>
   </property>
  </widget>
  <widget class="QLabel" name="lbl_2_5">
   <property name="geometry">
    <rect>
     <x>305</x>
     <y>38</y>
     <width>21</width>
     <height>17</height>
    </rect>
   </property>
   <property name="styleSheet">
    <string notr="true">color: rgb(170, 170, 170);
font:20px,&quot;微软雅黑&quot;;</string>
   </property>
   <property name="text">
    <string>5</string>
   </property>
  </widget>
  <widget class="QLabel" name="lbl_2_7">
   <property name="geometry">
    <rect>
     <x>338</x>
     <y>38</y>
     <width>21</width>
     <height>17</height>
    </rect>
   </property>
   <property name="styleSheet">
    <string notr="true">color: rgb(170, 170, 170);
font:20px,&quot;微软雅黑&quot;;</string>
   </property>
   <property name="text">
    <string>7</string>
   </property>
  </widget>
  <widget class="QLabel" name="lbl_3_1">
   <property name="geometry">
    <rect>
     <x>378</x>
     <y>38</y>
     <width>21</width>
     <height>17</height>
    </rect>
   </property>
   <property name="styleSheet">
    <string notr="true">color: rgb(170, 170, 170);
font:20px,&quot;微软雅黑&quot;;</string>
   </property>
   <property name="text">
    <string>1</string>
   </property>
  </widget>
  <widget class="QLabel" name="lbl_3_3">
   <property name="geometry">
    <rect>
     <x>412</x>
     <y>38</y>
     <width>21</width>
     <height>17</height>
    </rect>
   </property>
   <property name="styleSheet">
    <string notr="true">color: rgb(170, 170, 170);
font:20px,&quot;微软雅黑&quot;;</string>
   </property>
   <property name="text">
    <string>3</string>
   </property>
  </widget>
  <widget class="QLabel" name="lbl_3_5">
   <property name="geometry">
    <rect>
     <x>443</x>
     <y>38</y>
     <width>21</width>
     <height>17</height>
    </rect>
   </property>
   <property name="styleSheet">
    <string notr="true">color: rgb(170, 170, 170);
font:20px,&quot;微软雅黑&quot;;</string>
   </property>
   <property name="text">
    <string>5</string>
   </property>
  </widget>
  <widget class="QLabel" name="lbl_3_7">
   <property name="geometry">
    <rect>
     <x>478</x>
     <y>38</y>
     <width>21</width>
     <height>17</height>
    </rect>
   </property>
   <property name="styleSheet">
    <string notr="true">color: rgb(170, 170, 170);
font:20px,&quot;微软雅黑&quot;;</string>
   </property>
   <property name="text">
    <string>7</string>
   </property>
  </widget>
  <widget class="QLabel" name="lbl_4_8">
   <property name="geometry">
    <rect>
     <x>515</x>
     <y>38</y>
     <width>21</width>
     <height>17</height>
    </rect>
   </property>
   <property name="styleSheet">
    <string notr="true">color: rgb(170, 170, 170);
font:20px,&quot;微软雅黑&quot;;</string>
   </property>
   <property name="text">
    <string>8</string>
   </property>
  </widget>
  <widget class="QLabel" name="lbl_4_6">
   <property name="geometry">
    <rect>
     <x>552</x>
     <y>38</y>
     <width>21</width>
     <height>17</height>
    </rect>
   </property>
   <property name="styleSheet">
    <string notr="true">color: rgb(170, 170, 170);
font:20px,&quot;微软雅黑&quot;;</string>
   </property>
   <property name="text">
    <string>6</string>
   </property>
  </widget>
  <widget class="QLabel" name="lbl_4_4">
   <property name="geometry">
    <rect>
     <x>585</x>
     <y>38</y>
     <width>21</width>
     <height>17</height>
    </rect>
   </property>
   <property name="styleSheet">
    <string notr="true">color: rgb(170, 170, 170);
font:20px,&quot;微软雅黑&quot;;</string>
   </property>
   <property name="text">
    <string>4</string>
   </property>
  </widget>
  <widget class="QLabel" name="lbl_4_2">
   <property name="geometry">
    <rect>
     <x>620</x>
     <y>38</y>
     <width>21</width>
     <height>17</height>
    </rect>
   </property>
   <property name="styleSheet">
    <string notr="true">color: rgb(170, 170, 170);
font:20px,&quot;微软雅黑&quot;;</string>
   </property>
   <property name="text">
    <string>2</string>
   </property>
  </widget>
  <widget class="QLabel" name="lbl_5_8">
   <property name="geometry">
    <rect>
     <x>650</x>
     <y>38</y>
     <width>21</width>
     <height>17</height>
    </rect>
   </property>
   <property name="styleSheet">
    <string notr="true">color: rgb(170, 170, 170);
font:20px,&quot;微软雅黑&quot;;</string>
   </property>
   <property name="text">
    <string>8</string>
   </property>
  </widget>
  <widget class="QLabel" name="lbl_5_6">
   <property name="geometry">
    <rect>
     <x>690</x>
     <y>38</y>
     <width>21</width>
     <height>17</height>
    </rect>
   </property>
   <property name="styleSheet">
    <string notr="true">color: rgb(170, 170, 170);
font:20px,&quot;微软雅黑&quot;;</string>
   </property>
   <property name="text">
    <string>6</string>
   </property>
  </widget>
  <widget class="QLabel" name="lbl_5_4">
   <property name="geometry">
    <rect>
     <x>725</x>
     <y>38</y>
     <width>21</width>
     <height>17</height>
    </rect>
   </property>
   <property name="styleSheet">
    <string notr="true">color: rgb(170, 170, 170);
font:20px,&quot;微软雅黑&quot;;</string>
   </property>
   <property name="text">
    <string>4</string>
   </property>
  </widget>
  <widget class="QLabel" name="lbl_5_2">
   <property name="geometry">
    <rect>
     <x>760</x>
     <y>38</y>
     <width>21</width>
     <height>17</height>
    </rect>
   </property>
   <property name="styleSheet">
    <string notr="true">color: rgb(170, 170, 170);
font:20px,&quot;微软雅黑&quot;;</string>
   </property>
   <property name="text">
    <string>2</string>
   </property>
  </widget>
  <widget class="QLabel" name="lbl_C_1">
   <property name="geometry">
    <rect>
     <x>63</x>
     <y>38</y>
     <width>21</width>
     <height>17</height>
    </rect>
   </property>
   <property name="styleSheet">
    <string notr="true">color: rgb(170, 170, 170);
font:20px,&quot;微软雅黑&quot;;</string>
   </property>
   <property name="text">
    <string>1</string>
   </property>
  </widget>
  <widget class="QLabel" name="lbl_C_2">
   <property name="geometry">
    <rect>
     <x>63</x>
     <y>185</y>
     <width>21</width>
     <height>17</height>
    </rect>
   </property>
   <property name="styleSheet">
    <string notr="true">color: rgb(170, 170, 170);
font:20px,&quot;微软雅黑&quot;;</string>
   </property>
   <property name="text">
    <string>2</string>
   </property>
  </widget>
  <widget class="QLabel" name="lbl_C6_1">
   <property name="geometry">
    <rect>
     <x>936</x>
     <y>185</y>
     <width>21</width>
     <height>17</height>
    </rect>
   </property>
   <property name="styleSheet">
    <string notr="true">color: rgb(170, 170, 170);
font:20px,&quot;微软雅黑&quot;;</string>
   </property>
   <property name="text">
    <string>1</string>
   </property>
  </widget>
  <widget class="QLabel" name="lbl_C6_2">
   <property name="geometry">
    <rect>
     <x>936</x>
     <y>38</y>
     <width>21</width>
     <height>17</height>
    </rect>
   </property>
   <property name="styleSheet">
    <string notr="true">color: rgb(170, 170, 170);
font:20px,&quot;微软雅黑&quot;;</string>
   </property>
   <property name="text">
    <string>2</string>
   </property>
  </widget>
 </widget>
 <resources/>
 <connections/>
</ui>
